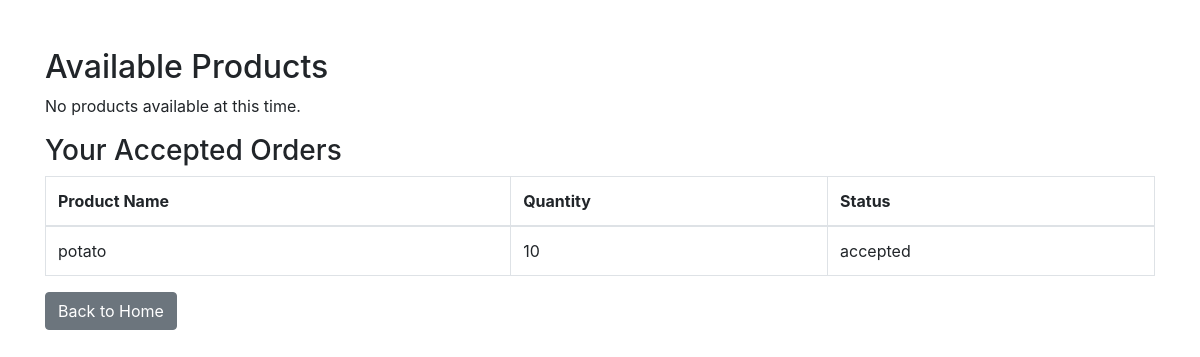
Page /view_products (signed in) on the earlier database version.
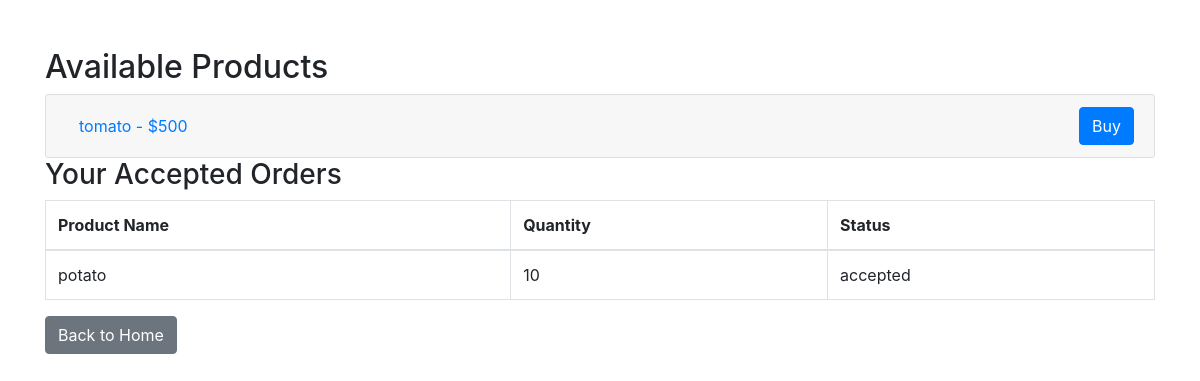
Same page on the later database version.
### app.py (models this page shows, shortened)
class Product(db.Model):
    id = db.Column(db.Integer, primary_key=True)
    name = db.Column(db.String(80), nullable=False)
    quantity = db.Column(db.Integer, nullable=False)
    price = db.Column(db.Integer, nullable=False)
    farmer_name = db.Column(db.String(80), nullable=False)
    manufacture_date = db.Column(db.Date, nullable=False, default=datetime.utcnow)
    farmer_id = db.Column(db.Integer, db.ForeignKey('user.id'), nullable=False)

### app.py (the view)
@app.route('/view_products')
@app.route('/view_products')
def view_products():
    if 'role' in session and session['role'] == 'distributor':
        products = Product.query.all()
        accepted_orders = Order.query.filter_by(distributor_id=session['user_id'], status='accepted').all()
        accepted_product_ids = [order.product_id for order in accepted_orders]
        available_products = []
        for product in products:
            farmer = User.query.get(product.farmer_id)  # Get the farmer's information
            product_info = {
                'id': product.id,
                'name': product.name,
                'quantity': product.quantity,
                'price': product.price,
                'manufacture_date': product.manufacture_date,
                'farmer_name': farmer.username,  # Get farmer's username
                'farmer_city': farmer.city,      # Get farmer's city
                'farmer_state': farmer.state,    # Get farmer's state
                'purchased_by': None
            }
            order = Order.query.filter_by(product_id=product.id, status='accepted').first()
            if order:
                distributor = User.query.get(order.distributor_id)
                product_info['purchased_by'] = distributor.username
            if product.id not in accepted_product_ids:
                available_products.append(product_info)
        return render_template('product_list.html', products=available_products, accepted_orders=accepted_orders)
    return redirect(url_for('login'))

### templates/product_list.html (shortened to what this page needs)
<!DOCTYPE html>
<html lang="en">
<head>
    <link rel="stylesheet" href="https://cdnjs.cloudflare.com/ajax/libs/bootstrap/4.5.2/css/bootstrap.min.css">
</head>
<body>
    <div class="container mt-5">
        <h2>Available Products</h2>
        <div class="accordion" id="productAccordion">
            {% for product in products %}
            <div class="card">
                <div class="card-header" id="heading{{ product.id }}">
                    <h5 class="mb-0">
                        <button class="btn btn-link" type="button" data-toggle="collapse" data-target="#collapse{{ product.id }}" aria-expanded="true" aria-controls="collapse{{ product.id }}">
                            {{ product.name }} - ${{ product.price }}
                        </button>
                        {% if session.role == 'distributor' %}
                        <button class="btn btn-primary buy-btn float-right" data-product-id="{{ product.id }}">Buy</button>
                        {% endif %}
                    </h5>
                </div>
            </div>
            {% else %}
            <p>No products available at this time.</p>
            {% endfor %}
        </div>
        <h3>Your Accepted Orders</h3>
        <table class="table table-bordered">
            <thead>
                <tr>
                    <th>Product Name</th>
                    <th>Quantity</th>
                    <th>Status</th>
                </tr>
            </thead>
            <tbody>
                {% for order in accepted_orders %}
                <tr>
                    <td>{{ order.product.name }}</td>
                    <td>{{ order.product.quantity }}</td>
                    <td>{{ order.status }}</td>
                </tr>
                {% else %}
                <tr>
                    <td colspan="3" class="text-center">No accepted orders.</td>
                </tr>
                {% endfor %}
            </tbody>
        </table>
        <a href="{{ url_for('index') }}" class="btn btn-secondary">Back to Home</a>
    </div>
</body>
</html>

Differences in the rows shown:
added Product: name "tomato", price "500"
Other differences:
new list line: "- $ Buy"
text no longer shown: "No products available at this time."
